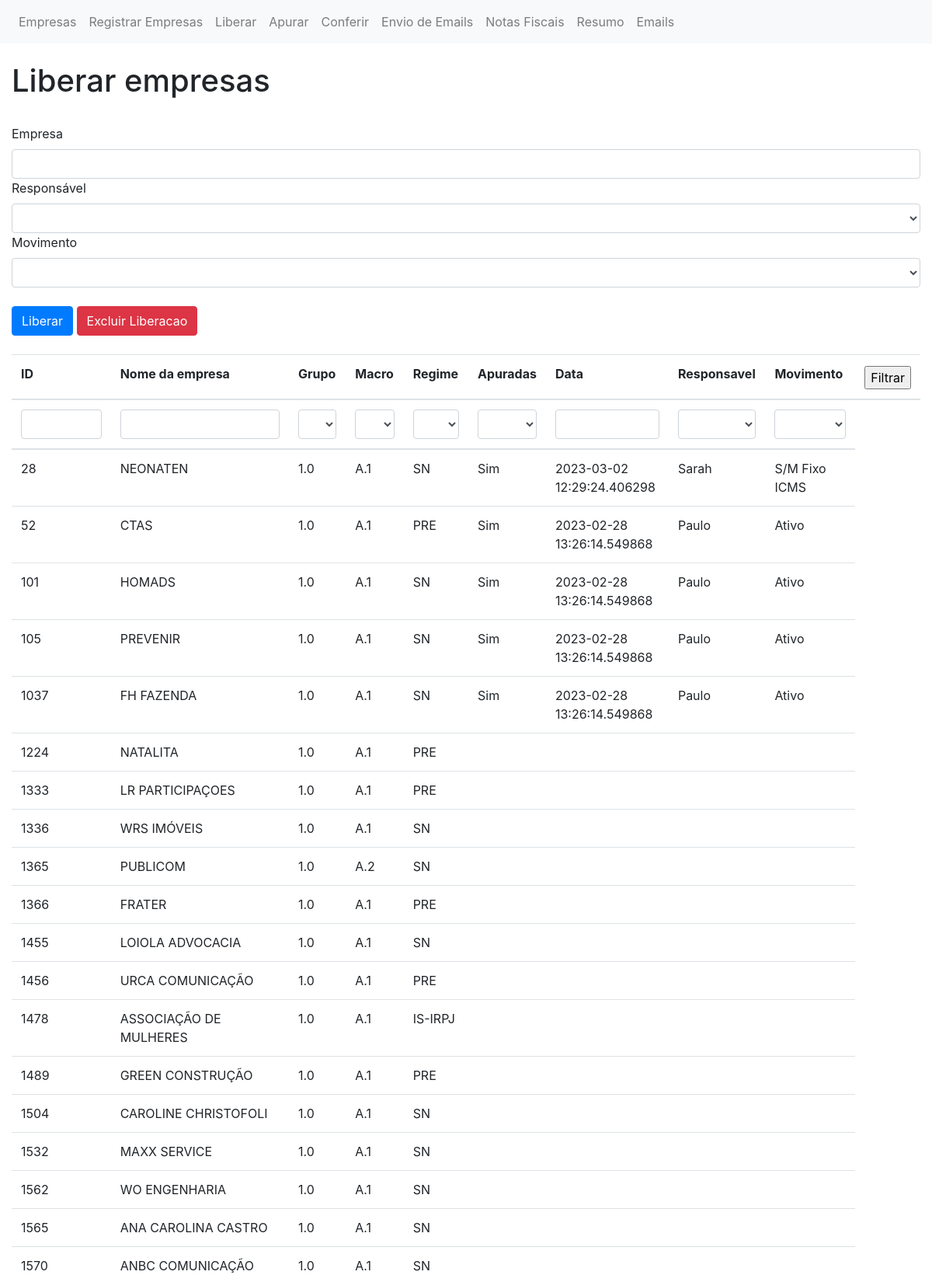
Page /liberar_empresas (upper part) on the committed database.
### app.py (models this page shows, shortened)
class Empresa(db.Model):
    __tablename__ = "empresas"
    id = db.Column(db.Integer,primary_key=True)
    nome = db.Column(db.String(50),nullable=False)
    grupo = db.Column(db.String(4),nullable=False)
    macro = db.Column(db.String(3),nullable=True)
    regime = db.Column(db.String(15),nullable=True)
    cnpj = db.Column(db.String(14),nullable=False)
    liberacao = db.Column(db.Boolean,default=False,nullable=True)
    data_liberacao = db.Column(db.DateTime,nullable=True)
    responsavel_liberacao = db.Column(db.String(20),nullable=True)
    movimento_liberacao = db.Column(db.String(20),nullable=True)
    apuracao = db.Column(db.Boolean, default=False, nullable=True)
    data_apuracao = db.Column(db.DateTime)
    responsavel_apuracao = db.Column(db.String(20))
    movimento_apuracao = db.Column(db.String(20))
    conferencia = db.Column(db.Boolean, default=False)
    data_conferencia = db.Column(db.DateTime)
    responsavel_conferencia = db.Column(db.String(20))
    movimento_conferencia = db.Column(db.String(20))
    envio_email = db.Column(db.Boolean, default=False)
    data_envio_email = db.Column(db.DateTime)
    responsavel_envio_email = db.Column(db.String(20))

### app.py (the view, shortened to what this page needs)
@app.route("/liberar_empresas",methods=["GET","POST"])
def liberar_empresas():
    formulario_de_liberacao = LiberacaoForm()
    form = FiltrarLiberacaoForm()
    dados = Empresa.query.order_by(Empresa.grupo).all()
    return render_template("liberadas.html",form=formulario_de_liberacao,dados=dados,filtro=form)

### forms.py
class LiberacaoForm(FlaskForm):
    empresas = StringField("Empresa",validators=[DataRequired()])
    responsavel_liberacao = SelectField("Responsável",choices=responsaveis,validators=[DataRequired()])
    movimento_liberacao = SelectField("Movimento",choices=movimentos,validators=[DataRequired()])
    liberar =SubmitField("Liberar")
    excluir_liberacao = SubmitField("Excluir Liberacao")

class FiltrarLiberacaoForm(FlaskForm):
    id = IntegerField("ID")
    nome = StringField("Nome da empresa")
    grupo = SelectField("Grupo", choices=grupos)
    macro = SelectField("Macro", choices=macros)
    regime = SelectField("Regime", choices=regimes)
    liberacao = SelectField("Apuradas",choices=["","Sim"])
    data_liberacao = StringField("Data")
    responsavel_liberacao = SelectField("Responsavel",choices=responsaveis)
    movimento_liberacao = SelectField("Movimento",choices=movimentos)
    filtrar = SubmitField("Filtrar")

### templates/liberadas.html (shortened to what this page needs)
{% extends 'base.html' %}
{% block content %}
<br/>
<div>
    <h1>Liberar empresas</h1>
</div>
<br/>
<div>
    <form method="POST">
        {{ form.empresas.label(class="form-label") }}
        {{ form.empresas(class="form-control") }}
        {{ form.responsavel_liberacao.label(class="form-label") }}
        {{ form.responsavel_liberacao(class="form-control") }}
        {{ form.movimento_liberacao.label(class="form-label") }}
        {{ form.movimento_liberacao(class="form-control") }}
        <br/>
        {{ form.liberar(class="btn btn-primary") }}
        {{ form.excluir_liberacao(class="btn btn-danger") }}
    </form>
</div>
<br/>
<div>
    <table class="table table-hover">
        <form method="post">
            <thead>
                <tr>
                    <th> {{ filtro.id.label }}</th>
                    <th>{{ filtro.nome.label}}</th>
                    <th> {{ filtro.grupo.label}}</th>
                    <th>{{ filtro.macro.label}}</th>
                    <th>{{  filtro.regime.label }}</th>
                    <th>{{filtro.liberacao.label}}</th>
                    <th>{{ filtro.data_liberacao.label }}</th>
                    <th>{{  filtro.responsavel_liberacao.label }}</th>
                    <th>{{filtro.movimento_liberacao.label}}</th>
                    <th>{{ filtro.filtrar }}</th>
                </tr>
            <tr>
                    <th> {{ filtro.id(class="form-control") }}</th>
                    <th>{{ filtro.nome(class="form-control")}}</th>
                    <th> {{ filtro.grupo(class="form-control")}}</th>
                    <th>{{ filtro.macro(class="form-control")}}</th>
                    <th>{{  filtro.regime(class="form-control") }}</th>
                    <th>{{filtro.liberacao(class="form-control")}}</th>
                    <th>{{ filtro.data_liberacao(class="form-control") }}</th>
                    <th>{{  filtro.responsavel_liberacao(class="form-control") }}</th>
                    <th>{{filtro.movimento_liberacao(class="form-control")}}</th>
                </tr>
            </thead>
        </form>
        {% for dado in dados %}
                <tr>
                    <td>{{ dado.id }}</td>
                    <td>{{ dado.nome }}</td>
                    <td>{{ dado.grupo }}</td>
                    <td>{{ dado.macro }}</td>
                    <td>{{ dado.regime }}</td>
                    {% if dado.liberacao == True %}
                        <td>Sim</td>
                        <td>{{ dado.data_liberacao|string()}}</td>
                        <td>{{ dado.responsavel_liberacao }}</td>
                        <td>{{ dado.movimento_liberacao }}</td>
                    {% else %}
                        <td></td>
                        <td></td>
                        <td></td>
                        <td></td>
                    {% endif %}
                </tr>
            {% endfor %}
    </table>
</div>
{% endblock %}

### templates/base.html (shortened to what this page needs)
<!DOCTYPE html>
<html lang="en">
<head>
    <link rel="stylesheet" href="https://cdn.jsdelivr.net/npm/bootstrap@4.6.2/dist/css/bootstrap.min.css">
    <link href="https://unpkg.com/bootstrap-table@1.21.2/dist/bootstrap-table.min.css" rel="stylesheet">
</head>
<body>
{% include 'navbar.html' %}
<div class="container-fluid">
  {% block content %}
  {% endblock %}
</div>
</body>
</html>

### templates/navbar.html
<nav class="navbar navbar-expand-lg navbar-light bg-light">
  <div class="collapse navbar-collapse" id="navbarSupportedContent">
    <ul class="navbar-nav mr-auto">
      <li class="nav-item">
        <a class="nav-link" href="{{ url_for('visualizar_dados') }}">Empresas</a>
      </li>
      <li class="nav-item">
        <a class="nav-link" href="{{ url_for('registrar_empresas') }}">Registrar Empresas</a>
      </li>
      <li class="nav-item">
        <a class="nav-link" href="{{ url_for('liberar_empresas') }}">Liberar</a>
      </li>
      <li class="nav-item">
        <a class="nav-link" href="{{ url_for('apurar_empresas') }}">Apurar</a>
      </li>
      <li class="nav-item">
        <a class="nav-link" href="{{ url_for('conferir_empresas') }}">Conferir</a>
      </li>
      <li class="nav-item">
        <a class="nav-link" href="{{ url_for('enviar_emails_das_empresas') }}">Envio de Emails</a>
      </li>
      <li class="nav-item">
        <a class="nav-link" href="{{ url_for('notas_fiscais') }}">Notas Fiscais</a>
      </li>
      <li class="nav-item">
        <a class="nav-link" href="{{ url_for('resumo') }}">Resumo</a>
      </li>
      <li class="nav-item">
        <a class="nav-link" href="{{ url_for('visualizar_emails') }}">Emails</a>
      </li>
    </ul>
  </div>
</nav>

### rows in the picture
Empresa: id "28", nome "NEONATEN", grupo "1.0", macro "A.1", regime "SN", data_liberacao "2023-03-02 12:29:24.406298", responsavel_liberacao "Sarah", movimento_liberacao "S/M Fixo ICMS"
Empresa: id "52", nome "CTAS", grupo "1.0", macro "A.1", regime "PRE", data_liberacao "2023-02-28 13:26:14.549868", responsavel_liberacao "Paulo", movimento_liberacao "Ativo"
Empresa: id "101", nome "HOMADS", grupo "1.0", macro "A.1", regime "SN", data_liberacao "2023-02-28 13:26:14.549868", responsavel_liberacao "Paulo", movimento_liberacao "Ativo"
Empresa: id "105", nome "PREVENIR", grupo "1.0", macro "A.1", regime "SN", data_liberacao "2023-02-28 13:26:14.549868", responsavel_liberacao "Paulo", movimento_liberacao "Ativo"
Empresa: id "1037", nome "FH FAZENDA", grupo "1.0", macro "A.1", regime "SN", data_liberacao "2023-02-28 13:26:14.549868", responsavel_liberacao "Paulo", movimento_liberacao "Ativo"
Empresa: id "1224", nome "NATALITA", grupo "1.0", macro "A.1", regime "PRE"
Empresa: id "1333", nome "LR PARTICIPAÇOES", grupo "1.0", macro "A.1", regime "PRE"
Empresa: id "1336", nome "WRS IMÓVEIS", grupo "1.0", macro "A.1", regime "SN"
Empresa: id "1365", nome "PUBLICOM", grupo "1.0", macro "A.2", regime "SN"
Empresa: id "1366", nome "FRATER", grupo "1.0", macro "A.1", regime "PRE"
Empresa: id "1455", nome "LOIOLA ADVOCACIA", grupo "1.0", macro "A.1", regime "SN"
Empresa: id "1456", nome "URCA COMUNICAÇÃO", grupo "1.0", macro "A.1", regime "PRE"
Empresa: id "1478", nome "ASSOCIAÇÃO DE MULHERES", grupo "1.0", macro "A.1", regime "IS-IRPJ"
Empresa: id "1489", nome "GREEN CONSTRUÇÃO", grupo "1.0", macro "A.1", regime "PRE"
Empresa: id "1504", nome "CAROLINE CHRISTOFOLI", grupo "1.0", macro "A.1", regime "SN"
Empresa: id "1532", nome "MAXX SERVICE", grupo "1.0", macro "A.1", regime "SN"
Empresa: id "1562", nome "WO ENGENHARIA", grupo "1.0", macro "A.1", regime "SN"
Empresa: id "1565", nome "ANA CAROLINA CASTRO", grupo "1.0", macro "A.1", regime "SN"
Empresa: id "1570", nome "ANBC COMUNICAÇÃO", grupo "1.0", macro "A.1", regime "SN"

### other values in the picture
{{ filtro.id.label }} "ID"
{{ filtro.nome.label }} "Nome da empresa"
{{ filtro.grupo.label }} "Grupo"
{{ filtro.macro.label }} "Macro"
{{ filtro.regime.label }} "Regime"
{{ filtro.liberacao.label }} "Apuradas"
{{ filtro.data_liberacao.label }} "Data"
{{ filtro.responsavel_liberacao.label }} "Responsavel"
{{ filtro.movimento_liberacao.label }} "Movimento"
